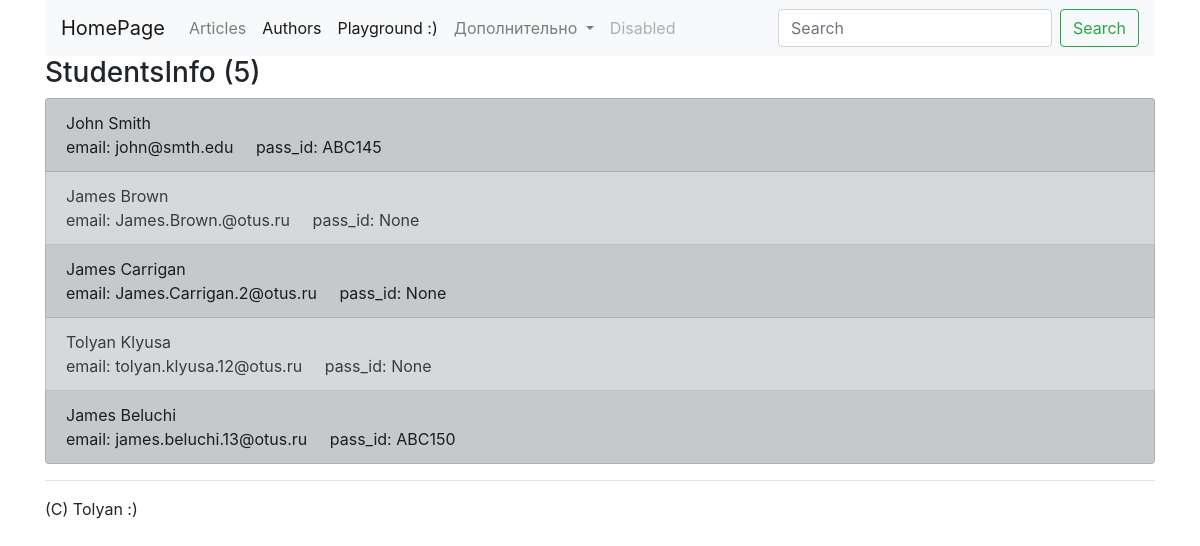
The page /playground/studentsinfo/ on the database as committed earlier.
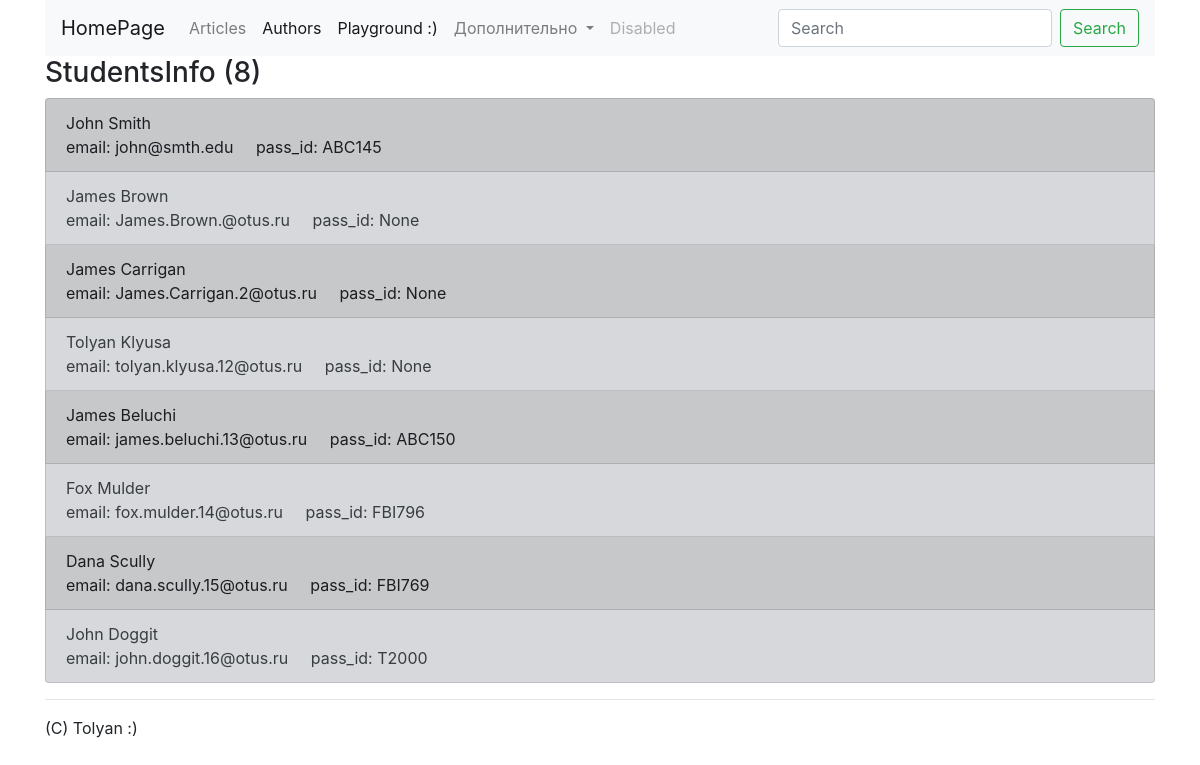
The same page on the database as committed later.
### playground/models.py (models this page shows, shortened)
class StudentInfo(models.Model):
    objects = None
    class Meta:
        verbose_name = 'StudentInfo'
        verbose_name_plural = 'StudentsInfo'
    pass_id = models.CharField(max_length=10, unique=True, null=True)
    email = models.EmailField(unique=True)
    student = models.OneToOneField(
        Student,
        on_delete=models.CASCADE,
        primary_key=True,
        related_name='info'
    )

class Student(models.Model):
    class Meta:
        verbose_name = 'Student'
        verbose_name_plural = 'Students'
    first_name = models.CharField(max_length=50)
    last_name = models.CharField(max_length=50)

### playground/views.py (the view)
# urls.py: path('studentsinfo/', views.StudentsInfoView.as_view(), name='studentsinfo'),
class StudentsInfoView(ListView):
    template_name = 'playground/studentsinfo.html'
    model = StudentInfo
    context_object_name = 'studentsinfo'

### playground/templates/playground/studentsinfo.html (shortened to what this page needs)
{% extends 'homepage/base.html' %}
{% block body %}
<h3>StudentsInfo ({{ studentsinfo|length }})</h3>
<ul class="list-group">
    {% for studentinfo in studentsinfo %}
    <li class="list-group-item list-group-item-{% cycle 'dark' 'secondary' %}">
        <div> {{ studentinfo.student.first_name }} {{ studentinfo.student.last_name }} </div>
        <div> email: {{ studentinfo.email|default:'None' }} &nbsp;&nbsp;&nbsp; pass_id: {{ studentinfo.pass_id|default:'None' }} </div>
    </li>
    {% endfor %}
</ul>
{% endblock %}

Rows that differ between the two databases and show on the page:
added StudentInfo: student.first_name "Fox", student.last_name "Mulder", email "fox.mulder.14@otus.ru", pass_id "FBI796"
added StudentInfo: student.first_name "Dana", student.last_name "Scully", email "dana.scully.15@otus.ru", pass_id "FBI769"
added StudentInfo: student.first_name "John", student.last_name "Doggit", email "john.doggit.16@otus.ru", pass_id "T2000"
Other text that changed with them:
{{ studentsinfo|length }}: "5" → "8"
